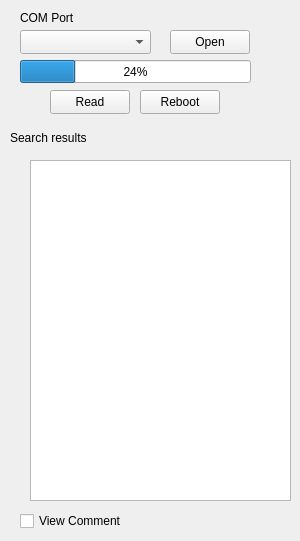
      <widget class="QWidget" name="tab_9">
       <attribute name="title">
        <string>SERIAL</string>
       </attribute>
       <widget class="QLabel" name="COMPORT_2">
        <property name="geometry">
         <rect>
          <x>20</x>
          <y>10</y>
          <width>91</width>
          <height>16</height>
         </rect>
        </property>
        <property name="text">
         <string>COM Port</string>
        </property>
       </widget>
       <widget class="QComboBox" name="ComboComPort">
        <property name="geometry">
         <rect>
          <x>20</x>
          <y>30</y>
          <width>131</width>
          <height>24</height>
         </rect>
        </property>
       </widget>
       <widget class="QPushButton" name="ButtonOpen_2">
        <property name="geometry">
         <rect>
          <x>170</x>
          <y>30</y>
          <width>80</width>
          <height>24</height>
         </rect>
        </property>
        <property name="text">
         <string>Open</string>
        </property>
       </widget>
       <widget class="QProgressBar" name="progressBar_2">
        <property name="geometry">
         <rect>
          <x>20</x>
          <y>60</y>
          <width>231</width>
          <height>23</height>
         </rect>
        </property>
        <property name="value">
         <number>24</number>
        </property>
       </widget>
       <widget class="QPushButton" name="ReadConfig">
        <property name="geometry">
         <rect>
          <x>50</x>
          <y>90</y>
          <width>80</width>
          <height>24</height>
         </rect>
        </property>
        <property name="text">
         <string>Read</string>
        </property>
       </widget>
       <widget class="QPushButton" name="SendReboot">
        <property name="geometry">
         <rect>
          <x>140</x>
          <y>90</y>
          <width>80</width>
          <height>24</height>
         </rect>
        </property>
        <property name="text">
         <string>Reboot</string>
        </property>
       </widget>
       <widget class="QLabel" name="label_7">
        <property name="geometry">
         <rect>
          <x>10</x>
          <y>130</y>
          <width>111</width>
          <height>16</height>
         </rect>
        </property>
        <property name="text">
         <string>Search results</string>
        </property>
       </widget>
       <widget class="QListWidget" name="listWidget_5">
        <property name="geometry">
         <rect>
          <x>30</x>
          <y>160</y>
          <width>261</width>
          <height>341</height>
         </rect>
        </property>
       </widget>
       <widget class="QCheckBox" name="ViewCommentSerial">
        <property name="geometry">
         <rect>
          <x>20</x>
          <y>510</y>
          <width>141</width>
          <height>22</height>
         </rect>
        </property>
        <property name="text">
         <string>View Comment</string>
        </property>
       </widget>
      </widget>
